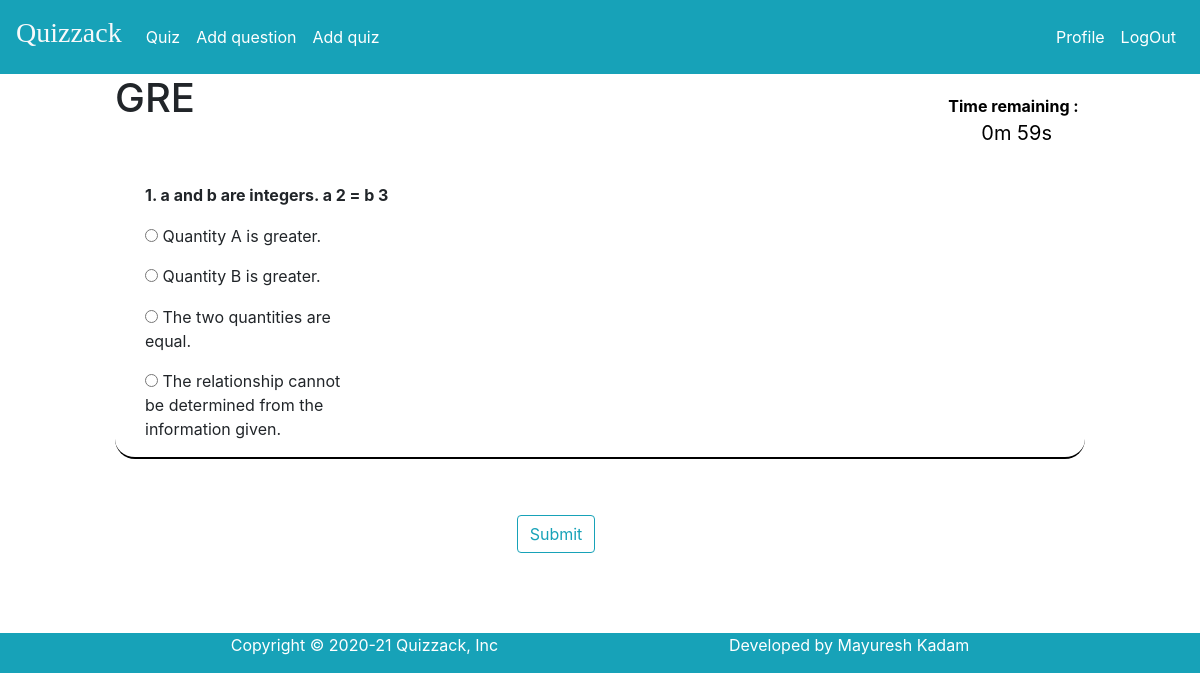
The app's page /quiz_catalog/quiz_page/GRE (signed in) with its own data.
### blog/models.py (models this page shows, shortened)
class quiz(models.Model):
	question = models.CharField(max_length=1000, default="")
	option1 = models.CharField(max_length=500, default="")
	option2 = models.CharField(max_length=500, default="")
	option3 = models.CharField(max_length=500, default="")
	option4 = models.CharField(max_length=500, default="")
	answer = models.CharField(max_length=500, default="")
	catogaries = models.CharField(max_length=500,default="")
	hint = models.CharField(max_length=500, default="")
	like=models.IntegerField(default=0)
	dislike=models.IntegerField(default=0)
	student = models.ForeignKey(User,on_delete=models.CASCADE)

### blog/views.py (the view)
# urls.py: path('quiz_page/',blog_views.quiz_page, name="quiz_page"),
@login_required
def quiz_page(request,cat):
	try:
		x=quiz.objects.filter(catogaries=cat)
	except:
		messages.success(request,f'Category not selected.')
		return HttpResponseRedirect(request.META.get('HTTP_REFERER'))
	context1={
	 'quizs':x,
	 'totalq':len(x),
	 'category':cat,
	}
	return render(request,'blog/quiz_page.html',context1)

### blog/templates/blog/quiz_page.html (shortened to what this page needs)
{% extends "blog/base.html" %}
{% block content %}
<div class="row">
<div class="col-sm-1"></div>
<div class="col-sm-10">
<form name="quiz_form" action="../result" method="POST">
  <div class="row">
    <div class="col-sm-10">
    <h1>{{category|capfirst}}</h1>
  </div>
    <div class="col-sm-2" id="circular"><b>Time remaining :</b><p id="demo"></p></div>
  </div>
  {% for que in quizs%}
  <div class="container" style="border-bottom
  :2px solid black;border-radius: 20px;margin-top:2%;">
    <div class="col-md-10">
      <p><b>{{ forloop.counter }}. {{ que.question }}</b></p>
    </div>
    <div class="col-md-1"></div>
    <div class="col-md-3">
      <p>
      <input type="radio" name="{{ que.id }}" value="{{ que.option1 }}">
      {{ que.option1 }}
    </p>
    </div>
    <div class="col-md-3">
      <p>
      <input type="radio" name="{{ que.id }}" value="{{ que.option2 }}">
      {{ que.option2 }}
    </p>
    </div>
    <div class="col-md-1"></div>
    <div class="col-md-3">
      <p>
      <input type="radio" name="{{ que.id }}" value="{{ que.option3 }}">
      {{ que.option3 }}
    </p>
    </div>
    <div class="col-md-3">
      <p>
      <input class="form_control" type="radio" name="{{ que.id }}" value="{{ que.option4 }}">
      {{ que.option4 }}
    </p>
    </div>
    </div>
  <div class="py-3"></div>
  {% endfor %}
  <br>
  <div class="row">
    <div class="col-sm-5">
    </div>
    <div class="col-xs-2">
      <button type="submit" class="btn btn-outline-info">Submit</button>
    </div>
  </div>
  <br>
  <br>
</form>
</div>
</div>
{% endblock content %}

### blog/templates/blog/base.html (style rules this page uses)
#demo { text-align: center; font-size: 20px; margin-top: 0px; }
#circular { height:40x; width:40px; color: black; padding-top:20px; }

### records on screen
quiz: catogaries "GRE", question "a and b are integers. a 2 = b 3", option1 "Quantity A is greater.", option2 "Quantity B is greater.", option3 "The two quantities are equal.", option4 "The relationship cannot be determined from the information given."
